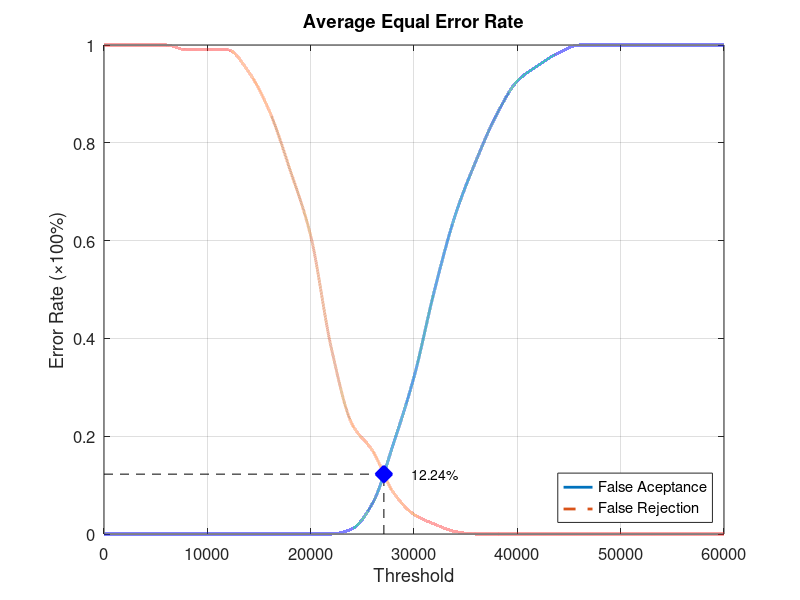
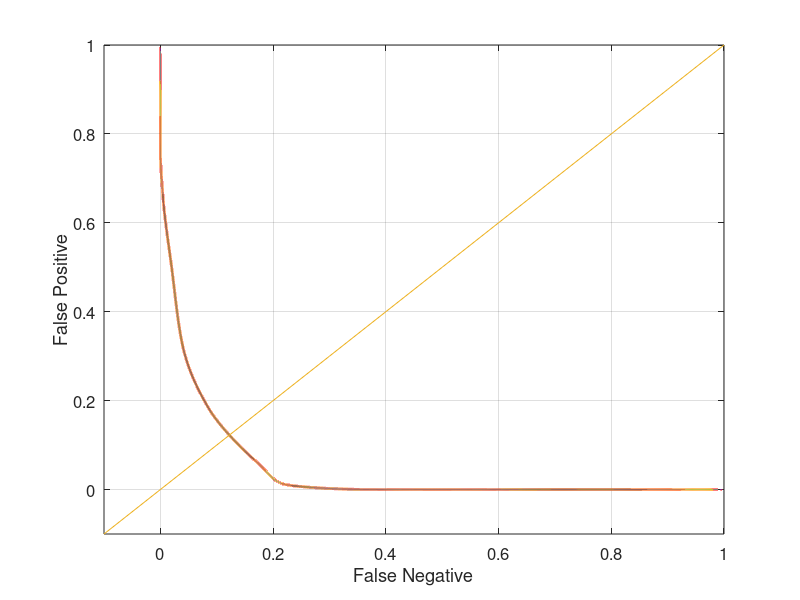

Reproduce these figures in MATLAB, in order.
function yEER = Database5_3
close all;
clear;
clc;
x = 0:2000:60000;
xq = 0:0.5:60000;

y0 = [0 0 0 0 0 0 0 0 0 0 0 0 0.0105263 0.0631579 0.184211 0.321053 0.5 0.652632 0.763158 0.857895 0.926316 0.957895 0.984211 1 1 1 1 1 1 1 1];
yy0 = interp1(x, y0, xq, 'pchip');
y1 = [1 1 1 1 0.99 0.99 0.99 0.945 0.865 0.745 0.61 0.38 0.225 0.17 0.085 0.04 0.02 0.005 0 0 0 0 0 0 0 0 0 0 0 0 0];
yy1 = interp1(x, y1, xq, 'pchip');

% Calculating EER: 
y2 = abs(y0 - y1);
find(y2 == min(y2))
yy2 = abs(yy0 - yy1);
xEER = find(yy2 == min(yy2));
xEERIndex = xq(xEER) % X-axis EER
yEER = yy0(xEER) % Y-axis EER

main = figure
plot(xq, yy0,'-','LineWidth', 2);	hold on
plot(xq, yy1,'--','LineWidth', 2);	hold on
plot([xEERIndex xEERIndex], [0 yEER], 'k--');	hold on
plot([0 xEERIndex], [yEER yEER], 'k--');	hold on
plot(xEERIndex, yEER, 'bx', 'LineWidth', 10);	hold on
text(xEERIndex + 10 * xEERIndex / 100, yEER, [num2str(round((10000 * yEER)) / 100) '%'])
legend('False Aceptance', 'False Rejection', 'Location', 'SouthEast')
xlabel('Threshold')
ylabel('Error Rate (\times100%)')
title('Average Equal Error Rate')
set(gca, 'FontSize', 12)
axis([0 60000 0 1])
grid on

print(main, 'Database5_3Main', '-dpng');
FNRxFPR = figure('Color', [1 1 1]);
plot(yy1, yy0, '-', yy1, yy0, 'LineWidth', 2);
hold on
y = -0.1:0.1:1
plot(y, y); 
set(gca, 'FontSize', 12)
xlabel('False Negative')
ylabel('False Positive')
axis([-0.1 1 -0.1 1])
set(gca, 'FontSize', 12)
grid on

print(FNRxFPR, 'Database5_3FNRxFPR','-dpng');
end
